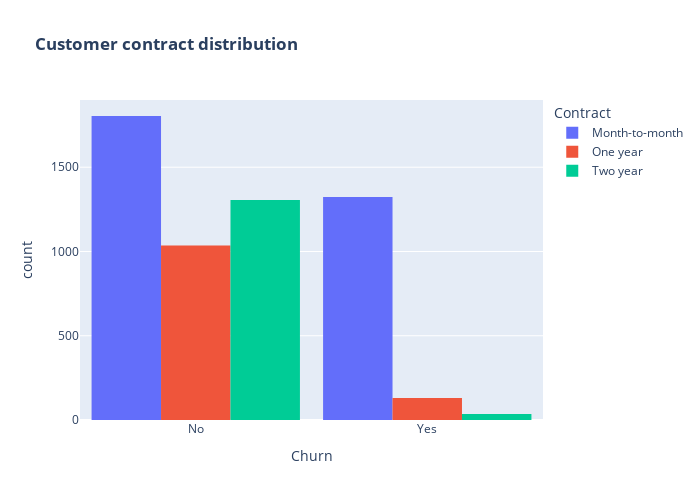

The notebook cell saved with this chart:
### Code cell
fig = px.histogram(df_train, x="Churn", color="Contract", barmode="group", title="<b>Customer contract distribution<b>")
fig.update_layout(width=700, height=500, bargap=0.1)
fig.show()

### Figure 1 — Plotly figure (JSON) as saved in the notebook; plotly's stock layout.template omitted (floating-point values rounded to 4 significant figures; data arrays with more than 128 entries replaced by an {"elided": "..."} marker saying what was removed)
{"data": [{"alignmentgroup": "True", "bingroup": "x", "hovertemplate": "Contract=Month-to-month<br>Churn=%{x}<br>count=%{y}<extra></extra>", "legendgroup": "Month-to-month", "marker": {"color": "#636efa", "pattern": {"shape": ""}}, "name": "Month-to-month", "offsetgroup": "Month-to-month", "orientation": "v", "showlegend": true, "type": "histogram", "x": {"elided": "3127 str values"}, "xaxis": "x", "yaxis": "y"}, {"alignmentgroup": "True", "bingroup": "x", "hovertemplate": "Contract=One year<br>Churn=%{x}<br>count=%{y}<extra></extra>", "legendgroup": "One year", "marker": {"color": "#EF553B", "pattern": {"shape": ""}}, "name": "One year", "offsetgroup": "One year", "orientation": "v", "showlegend": true, "type": "histogram", "x": {"elided": "1166 str values"}, "xaxis": "x", "yaxis": "y"}, {"alignmentgroup": "True", "bingroup": "x", "hovertemplate": "Contract=Two year<br>Churn=%{x}<br>count=%{y}<extra></extra>", "legendgroup": "Two year", "marker": {"color": "#00cc96", "pattern": {"shape": ""}}, "name": "Two year", "offsetgroup": "Two year", "orientation": "v", "showlegend": true, "type": "histogram", "x": {"elided": "1342 str values"}, "xaxis": "x", "yaxis": "y"}], "layout": {"bargap": 0.1, "barmode": "group", "height": 500, "legend": {"title": {"text": "Contract"}, "tracegroupgap": 0}, "title": {"text": "<b>Customer contract distribution<b>"}, "width": 700, "xaxis": {"anchor": "y", "autorange": true, "domain": [0, 1], "range": [-0.5, 1.5], "title": {"text": "Churn"}, "type": "category"}, "yaxis": {"anchor": "x", "autorange": true, "domain": [0, 1], "range": [0, 1899.0], "title": {"text": "count"}}}}
